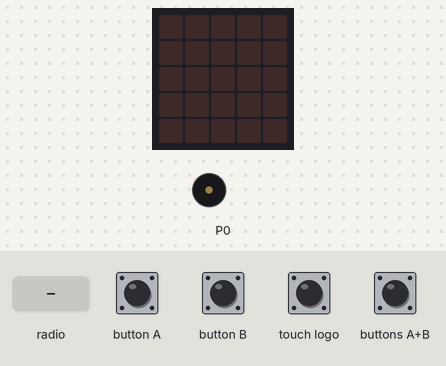
The program below on a simulated BBC micro:bit (MakeCode). Shown: the board's 5×5 LED display, buzzer (waves = sounding). The test bench sets the inputs (shaded band).

Above: at 1.2 s.
1.3 s: radio message "1" arrives
At 4.0 s:
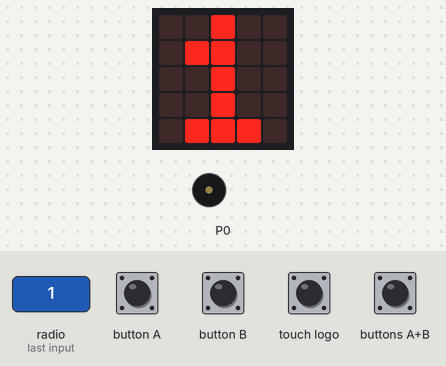
4.3 s: button A pressed for 0.15 s
At 4.7 s:
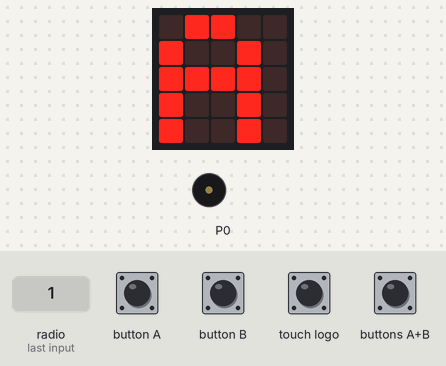
5.9 s: button B pressed for 0.15 s
At 7.1 s:
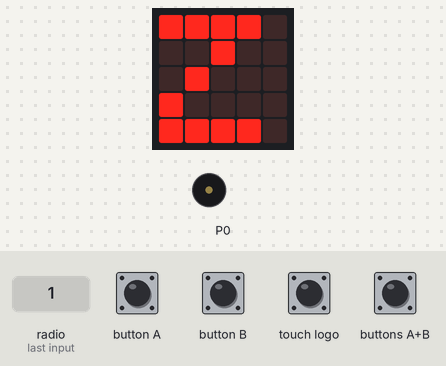
7.5 s: button B pressed for 0.15 s
At 8.3 s:
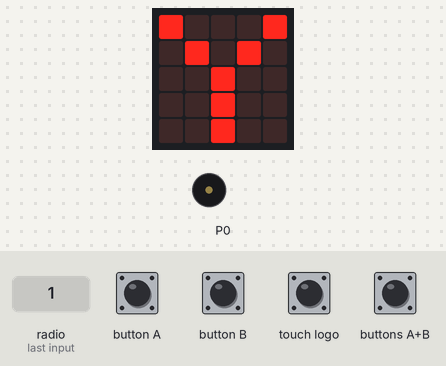
9.1 s: button B pressed for 0.15 s
At 9.6 s:
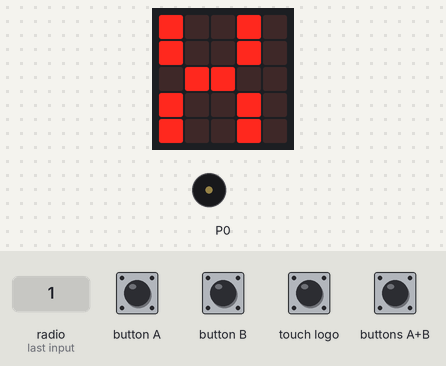
10.7 s: button B pressed for 0.15 s
At 12.0 s:
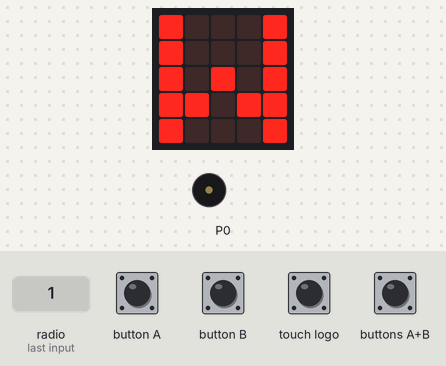
Timing chart, 0 to 13.3 s (numbered marks = the images above; inputs shaded):
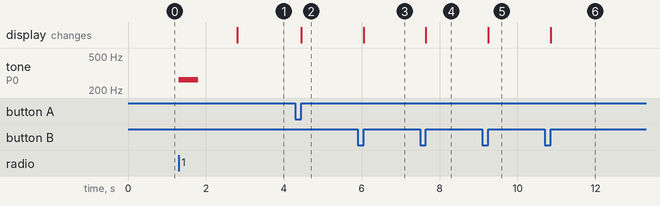

The program:

main.ts
```typescript
input.onButtonPressed(Button.A, function () {
    Buchstabe_Zahl = (Buchstabe_Zahl >= 26) ? 1 : Buchstabe_Zahl + 1;
basic.showString("" + (Alphabet[Buchstabe_Zahl - 1]))
})
input.onButtonPressed(Button.AB, function () {
    if (Buchstabe_Zahl != null && Buchstabe_Zahl != 0) {
        Wort.push(convertToText(Alphabet[Buchstabe_Zahl - 1]))
    }
})
radio.onReceivedString(function (receivedString) {
    music.play(music.tonePlayable(262, music.beat(BeatFraction.Whole)), music.PlaybackMode.UntilDone)
    basic.pause(1000)
    basic.showString(receivedString)
})
input.onButtonPressed(Button.B, function () {
    Buchstabe_Zahl = (Buchstabe_Zahl <= 1) ? 26 : Buchstabe_Zahl - 1;
basic.showString("" + (Alphabet[Buchstabe_Zahl - 1]))
})
input.onLogoEvent(TouchButtonEvent.LongPressed, function () {
    radio.sendString("" + (Wort.join('')))
    basic.pause(100)
    Wort = []
})
let Alphabet: string[] = []
let Buchstabe_Zahl: int8 = null
let Wort: string[] = []
for (let i = 65; i <= 90; i++) {
    Alphabet.push(String.fromCharCode(i));
}
```

test.ts
```typescript
// Hier kann man Tests durchführen; diese Datei wird nicht kompiliert, wenn dieses Paket als Erweiterung verwendet wird.
```

Measured:
- after the input at 1.3 s, tone on P0: silent → 262 Hz at once, → silent 0.50 s later; the display: changes after 1.5 s (image 1)
- after the input at 4.3 s, the display: changes after 0.15 s (image 2)
- after the input at 5.9 s, the display: changes after 0.15 s (image 3)
- after the input at 7.5 s, the display: changes after 0.15 s (image 4)
- after the input at 9.1 s, the display: changes after 0.15 s (image 5)
- after the input at 10.7 s, the display: changes after 0.15 s (image 6)
